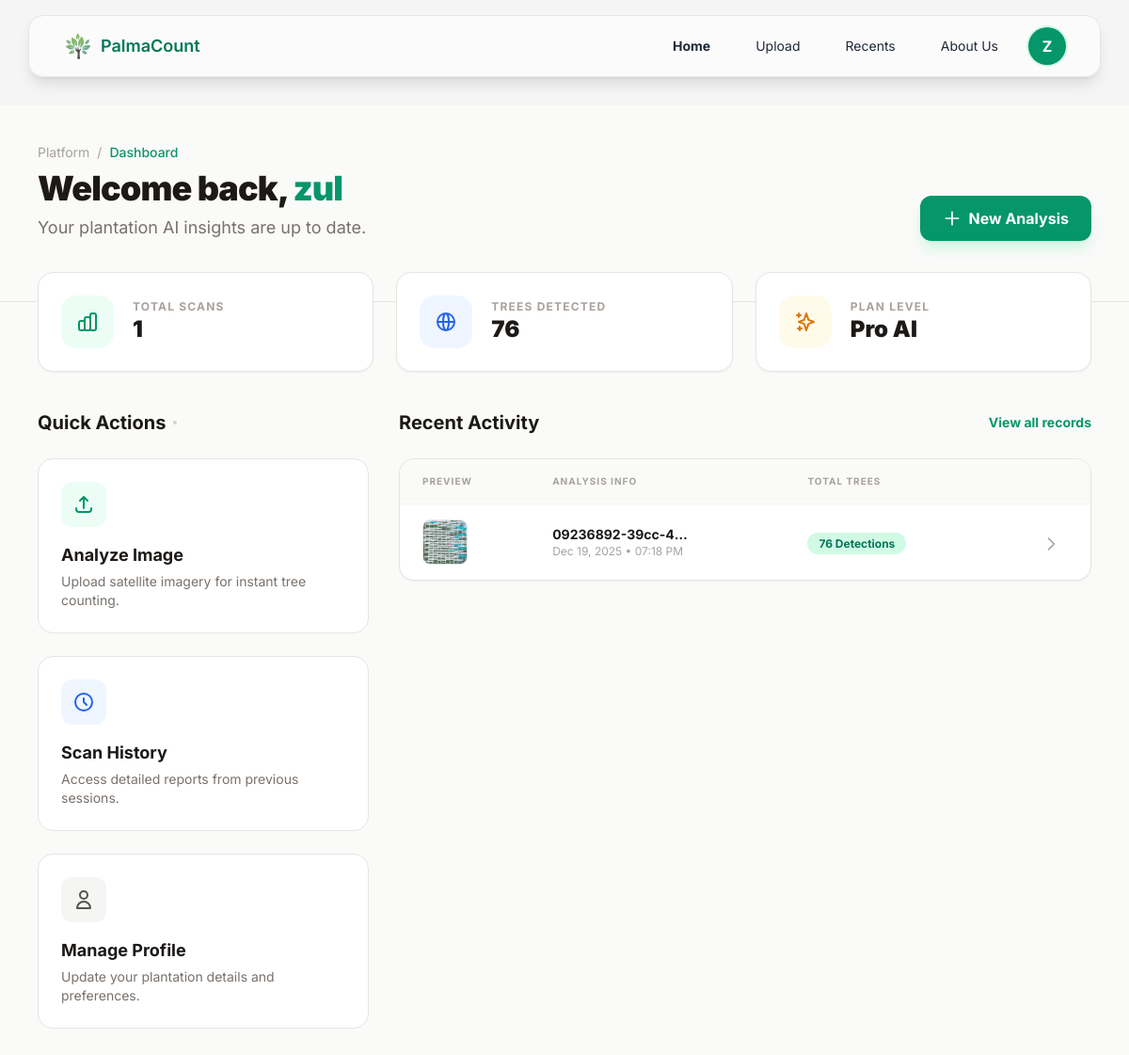
/dashboard (signed in), run on the app's committed database.
### app.py (models this page shows, shortened)
class User(db.Model):
    __tablename__ = 'users'
    id = db.Column(db.Integer, primary_key=True)
    email = db.Column(db.String(120), unique=True, nullable=False)
    name = db.Column(db.String(100), nullable=False)
    password_hash = db.Column(db.String(200), nullable=False)
    created_at = db.Column(db.DateTime, default=datetime.utcnow)

class Analysis(db.Model):
    id = db.Column(db.Integer, primary_key=True)
    analysis_id = db.Column(db.String(50), unique=True, nullable=False)
    user_id = db.Column(db.Integer, db.ForeignKey('users.id'), nullable=False)
    original_filename = db.Column(db.String(200), nullable=False)
    processed_filename = db.Column(db.String(200), nullable=False)
    mature_count = db.Column(db.Integer, nullable=False)
    young_count = db.Column(db.Integer, nullable=False)
    total_count = db.Column(db.Integer, nullable=False)
    created_at = db.Column(db.DateTime, nullable=False, default=datetime.utcnow)
    user = db.relationship('User', backref='analyses')

### app.py (the view)
@app.route('/dashboard')
def dashboard():
    if "user_id" not in session:
        return redirect(url_for('login'))
    return render_template('dashboard.html')

### app.py (called while the page is built)
@app.context_processor
def inject_user():
    user_data = None
    if 'user_id' in session:
        user_data = User.query.get(session['user_id'])
    return dict(user=user_data)

### templates/dashboard.html (shortened to what this page needs)
{% extends "layout.html" %}
{% block content %}
{% set title = "Dashboard | PalmaCount" %}
<div class="min-h-screen bg-stone-50 pb-20">
    <div class="bg-cyan border-b border-stone-200 pt-10 pb-16">
        <div class="max-w-7xl mx-auto px-6 lg:px-10">
            <div class="flex flex-col md:flex-row md:items-end justify-between gap-6">
                <div>
                    <nav class="flex text-sm text-stone-400 mb-2" aria-label="Breadcrumb">
                        <span>Platform</span>
                        <span class="mx-2">/</span>
                        <span class="text-emerald-600 font-medium">Dashboard</span>
                    </nav>
                    <h1 class="text-4xl font-black text-stone-900 tracking-tight">
                        Welcome back, <span class="text-emerald-600">{{ user.name }}</span>
                    </h1>
                    <p class="text-stone-500 mt-2 text-lg">Your plantation AI insights are up to date.</p>
                </div>
                <div class="flex gap-3">
                    <a href="{{ url_for('upload') }}" class="inline-flex items-center px-6 py-3 bg-emerald-600 hover:bg-emerald-700 text-white font-bold rounded-xl transition-all shadow-lg shadow-emerald-200/50">
                        <svg class="w-5 h-5 mr-2" fill="none" stroke="currentColor" viewBox="0 0 24 24"><path stroke-linecap="round" stroke-linejoin="round" stroke-width="2" d="M12 4v16m8-8H4"/></svg>
                        New Analysis
                    </a>
                </div>
            </div>
        </div>
    </div>
    <div class="max-w-7xl mx-auto px-6 lg:px-10 -mt-8">
        <div class="grid grid-cols-1 md:grid-cols-3 gap-6 mb-10">
            <div class="bg-white p-6 rounded-2xl border border-stone-200 shadow-sm flex items-center gap-5">
                <div class="p-4 bg-emerald-50 text-emerald-600 rounded-2xl">
                </div>
                <div>
                    <p class="text-xs font-bold text-stone-400 uppercase tracking-widest">Total Scans</p>
                    <h3 class="text-2xl font-black text-stone-900">{{ user.analyses|length }}</h3>
                </div>
            </div>
            <div class="bg-white p-6 rounded-2xl border border-stone-200 shadow-sm flex items-center gap-5">
                <div class="p-4 bg-blue-50 text-blue-600 rounded-2xl">
                    <svg class="w-6 h-6" fill="none" stroke="currentColor" viewBox="0 0 24 24"><path stroke-linecap="round" stroke-linejoin="round" stroke-width="2" d="M21 12a9 9 0 01-9 9m9-9a9 9 0 00-9-9m9 9H3m9 9a9 9 0 01-9-9m9 9c1.657 0 3-4.03 3-9s-1.343-9-3-9m0 18c-1.657 0-3-4.03-3-9s1.343-9 3-9m-9 9a9 9 0 019-9"/></svg>
                </div>
                <div>
                    <p class="text-xs font-bold text-stone-400 uppercase tracking-widest">Trees Detected</p>
                    <h3 class="text-2xl font-black text-stone-900">
                        {% set total = namespace(count=0) %}
                        {% for a in user.analyses %}{% set total.count = total.count + a.total_count %}{% endfor %}
                        {{ total.count }}
                    </h3>
                </div>
            </div>
            <div class="bg-white p-6 rounded-2xl border border-stone-200 shadow-sm flex items-center gap-5">
                <div class="p-4 bg-amber-50 text-amber-600 rounded-2xl">
                    <svg class="w-6 h-6" fill="none" stroke="currentColor" viewBox="0 0 24 24"><path stroke-linecap="round" stroke-linejoin="round" stroke-width="2" d="M5 3v4M3 5h4M6 17v4m-2-2h4m5-16l2.286 6.857L21 12l-5.714 2.143L13 21l-2.286-6.857L5 12l5.714-2.143L13 3z"/></svg>
                </div>
                <div>
                    <p class="text-xs font-bold text-stone-400 uppercase tracking-widest">Plan Level</p>
                    <h3 class="text-2xl font-black text-stone-900">Pro AI</h3>
                </div>
            </div>
        </div>
        <div class="grid grid-cols-1 lg:grid-cols-3 gap-8">
            <div class="lg:col-span-1 space-y-6">
                <h2 class="text-xl font-bold text-stone-900 flex items-center gap-2">
                    Quick Actions
                    <span class="h-1 w-1 bg-stone-300 rounded-full"></span>
                </h2>
                <a href="{{ url_for('upload') }}" class="group block p-6 bg-white border border-stone-200 rounded-2xl hover:border-emerald-500 hover:shadow-md transition-all">
                    <div class="w-12 h-12 bg-emerald-50 rounded-xl flex items-center justify-center text-emerald-600 mb-4 group-hover:bg-emerald-600 group-hover:text-white transition">
                        <svg class="w-6 h-6" fill="none" stroke="currentColor" viewBox="0 0 24 24"><path stroke-linecap="round" stroke-linejoin="round" stroke-width="2" d="M4 16v1a3 3 0 003 3h10a3 3 0 003-3v-1m-4-8l-4-4m0 0L8 8m4-4v12"/></svg>
                    </div>
                    <h3 class="text-lg font-bold text-stone-900">Analyze Image</h3>
                    <p class="text-stone-500 text-sm mt-1">Upload satellite imagery for instant tree counting.</p>
                </a>
                <a href="{{ url_for('history') }}" class="group block p-6 bg-white border border-stone-200 rounded-2xl hover:border-emerald-500 hover:shadow-md transition-all">
                    <div class="w-12 h-12 bg-blue-50 rounded-xl flex items-center justify-center text-blue-600 mb-4 group-hover:bg-blue-600 group-hover:text-white transition">
                        <svg class="w-6 h-6" fill="none" stroke="currentColor" viewBox="0 0 24 24"><path stroke-linecap="round" stroke-linejoin="round" stroke-width="2" d="M12 8v4l3 3m6-3a9 9 0 11-18 0 9 9 0 0118 0z"/></svg>
                    </div>
                    <h3 class="text-lg font-bold text-stone-900">Scan History</h3>
                    <p class="text-stone-500 text-sm mt-1">Access detailed reports from previous sessions.</p>
                </a>
                <a href="{{ url_for('profile') }}" class="group block p-6 bg-white border border-stone-200 rounded-2xl hover:border-emerald-500 hover:shadow-md transition-all">
                    <div class="w-12 h-12 bg-stone-100 rounded-xl flex items-center justify-center text-stone-600 mb-4 group-hover:bg-stone-900 group-hover:text-white transition">
                        <svg class="w-6 h-6" fill="none" stroke="currentColor" viewBox="0 0 24 24"><path stroke-linecap="round" stroke-linejoin="round" stroke-width="2" d="M16 7a4 4 0 11-8 0 4 4 0 018 0zM12 14a7 7 0 00-7 7h14a7 7 0 00-7-7z"/></svg>
                    </div>
                    <h3 class="text-lg font-bold text-stone-900">Manage Profile</h3>
                    <p class="text-stone-500 text-sm mt-1">Update your plantation details and preferences.</p>
                </a>
            </div>
            <div class="lg:col-span-2 space-y-6">
                <div class="flex items-center justify-between">
                    <h2 class="text-xl font-bold text-stone-900">Recent Activity</h2>
                    <a href="{{ url_for('history') }}" class="text-sm font-bold text-emerald-600 hover:text-emerald-700">View all records</a>
                </div>
                <div class="bg-white rounded-2xl border border-stone-200 shadow-sm overflow-hidden">
                    {% if user.analyses %}
                    <div class="overflow-x-auto">
                        <table class="w-full text-left">
                            <thead class="bg-stone-50 border-b border-stone-100">
                                <tr class="text-[10px] font-black text-stone-400 uppercase tracking-widest">
                                    <th class="px-6 py-4">Preview</th>
                                    <th class="px-6 py-4">Analysis Info</th>
                                    <th class="px-6 py-4">Total Trees</th>
                                    <th class="px-6 py-4"></th>
                                </tr>
                            </thead>
                            <tbody class="divide-y divide-stone-100">
                                {% for analysis in user.analyses[:5]|reverse %}
                                <tr class="hover:bg-emerald-50/30 transition-colors group">
                                    <td class="px-6 py-4">
                                        <div class="w-12 h-12 rounded-lg overflow-hidden border border-stone-200 bg-stone-100">
                                            <img src="{{ url_for('static', filename='processed/' + analysis.processed_filename) }}" class="w-full h-full object-cover">
                                        </div>
                                    </td>
                                    <td class="px-6 py-4">
                                        <p class="text-sm font-bold text-stone-900 truncate max-w-[150px]">{{ analysis.original_filename }}</p>
                                        <p class="text-xs text-stone-400">{{ analysis.created_at.strftime('%b %d, %Y • %I:%M %p') }}</p>
                                    </td>
                                    <td class="px-6 py-4">
                                        <span class="px-3 py-1 bg-emerald-100 text-emerald-700 text-xs font-bold rounded-full">
                                            {{ analysis.total_count }} Detections
                                        </span>
                                    </td>
                                    <td class="px-6 py-4 text-right">
                                        <a href="{{ url_for('analysis_detail', analysis_id=analysis.analysis_id) }}" class="p-2 text-stone-400 hover:text-emerald-600 transition-colors">
                                            <svg class="w-5 h-5 inline" fill="none" stroke="currentColor" viewBox="0 0 24 24"><path stroke-linecap="round" stroke-linejoin="round" stroke-width="2" d="M9 5l7 7-7 7"/></svg>
                                        </a>
                                    </td>
                                </tr>
                                {% endfor %}
                            </tbody>
                        </table>
                    </div>
                    {% endif %}
                </div>
            </div>
        </div>
    </div>
</div>
{% endblock %}

### templates/layout.html (shortened to what this page needs)
<!DOCTYPE html>
<html lang="en">
<head>
  <script src="https://cdn.tailwindcss.com"></script>
</head>
<body class="bg-neutral-100">
{% set current = request.path %}
{% if request.endpoint not in ['login', 'register'] %}
<nav class="fixed top-4 left-1/2 -translate-x-1/2 z-50 w-[95%] max-w-6xl bg-white/60 backdrop-blur-xl rounded-2xl shadow-lg border border-stone-200">
  <div class="px-9">
    <div class="flex items-center justify-between h-16">
      <a href="/" class="flex items-center space-x-2">
        <img class="h-8 w-auto" src="{{ url_for('static', filename='images/palmaLogo.svg') }}" alt="PalmaCount Logo">
        <span class="text-lg font-semibold text-emerald-700">PalmaCount</span>
      </a>
      <div class="hidden sm:flex items-center space-x-4">
        <a href="/" class="px-4 py-2 text-sm font-bold rounded-xl transition
           {% if current == '/' %}text-emerald-800{% else %}text-gray-800 hover:bg-neutral-300 hover:text-emerald-700{% endif %}">
          Home
        </a>
        <a href="/upload" class="px-4 py-2 text-sm rounded-xl transition
           {% if current == '/upload' %}text-emerald-800{% else %}text-gray-800 hover:bg-neutral-300 hover:text-emerald-700{% endif %}">
          Upload
        </a>
        <a href="/history" class="px-4 py-2 text-sm rounded-xl transition
           {% if current == '/history' %}text-emerald-800{% else %}text-gray-800 hover:bg-neutral-300 hover:text-emerald-700{% endif %}">
          Recents
        </a>
        <a href="/about" class="px-4 py-2 text-sm rounded-xl transition
           {% if current == '/about' %}text-emerald-800{% else %}text-gray-800 hover:bg-neutral-300 hover:text-emerald-700{% endif %}">
          About Us
        </a>
        {% if user %}
        <div class="relative group ml-4">
          <a href="{{ url_for('profile') }}" class="block">
            <div class="w-10 h-10 rounded-full bg-emerald-600 flex items-center justify-center text-white font-bold cursor-pointer hover:bg-emerald-700 transition-all shadow-sm ring-2 ring-emerald-100">
              {{ user.name[0] | upper }}
            </div>
          </a>
        </div>
        {% else %}
        <a href="/login" class="px-4 py-2 text-sm font-medium bg-emerald-700 text-white rounded-xl hover:bg-emerald-800 transition">
          Log In
        </a>
        {% endif %}
      </div>
    </div>
  </div>
</nav>
{% endif %}
<div class="pt-28">
    {% block content %}{% endblock %}
</div>
</body>
</html>

### data on the page
User: name "Z", name "zul"
Analysis: processed_filename (picture), original_filename "09236892-39cc-4…", created_at "Dec 19, 2025 • 07:18 PM", total_count "76"

### other printed values
{{ user.analyses|length }} "1"
{{ total.count }} "76"
